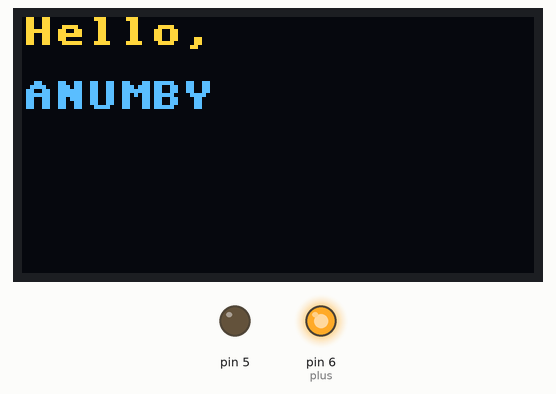
A program run on a simulated MicroPython board. Shown: 128×64 one-colour display, output pins drawn as LEDs (lit = HIGH). The OLED is the two-colour kind (top 16 rows yellow); library files of the repository ran but are not shown: ssd1306.py. At 2.1 s the program stops and its outputs stay as they are.

Above: at 2.1 s.
Timing chart, 0 to 3.6 s (numbered marks = the images above):
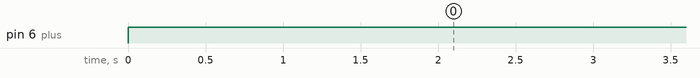

The program:

oled.py
```python
from machine import Pin, I2C
import ssd1306
import time

# Configurer la communication I2C
gnd = Pin(5, Pin.OUT)
plus = Pin(6, Pin.OUT)
plus.value(1)
gnd.value(0)

i2c = I2C(0, sda=Pin(8), scl=Pin(7))
#i2c = I2C(0, sda=Pin(4), scl=Pin(3))

# Configurer l'écran OLED (128x64 pixels) sur le bus I2C
# SSD1306_I2C est une sous-classe de FrameBuffer. FrameBuffer fournit un support pour les primitives graphiques.
# http://docs.micropython.org/en/latest/pyboard/library/framebuf.html
oled = ssd1306.SSD1306_I2C(128, 64, i2c)

# Effacer l'écran en le remplissant de blanc, puis afficher la mise à jour
oled.fill(1)
oled.show()
time.sleep(1)  # Attendre 1 seconde

# Effacer l'écran à nouveau en le remplissant de noir
oled.fill(0)
oled.show()
time.sleep(1)  # Attendre encore une seconde

# Afficher du texte sur l'écran OLED
oled.text('Hello,', 0, 0)  # Afficher "Hello," à la position (0, 0)
oled.text('ANUMBY', 0, 16)  # Afficher "sunfounder.com" à la position (0, 16)

# La ligne suivante envoie ce qu'il faut afficher à l'écran
oled.show()
```

Measured:
- by itself, pin 6 (plus): LOW → HIGH at 0.00 s
